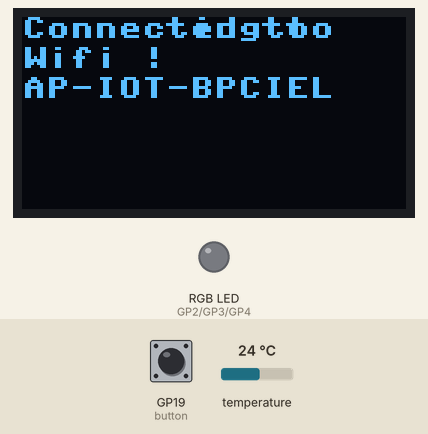
This program was run on a simulated Raspberry Pi Pico running MicroPython. Parts: 128×64 one-colour display, an RGB LED mixed from three pins (HIGH = lit). The test bench sets the inputs (shaded band); at power-on: GP19 (button) HIGH, temperature 24 °C. WiFi joins after 1.5 s; library files of the repository ran but are not shown: ssd1306.py; what the program prints to the serial console is not drawn.

Above: at 3.4 s.
3.5 s: GP19 (button) pulled LOW for 0.15 s
At 7.6 s:
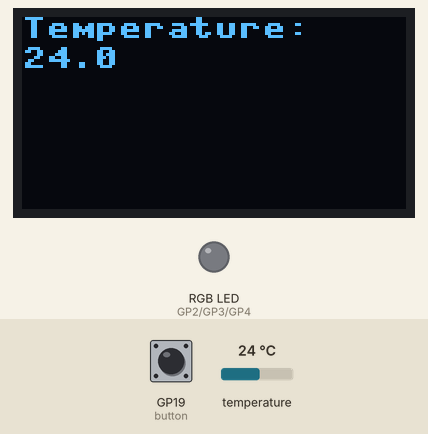
At 12.4 s:
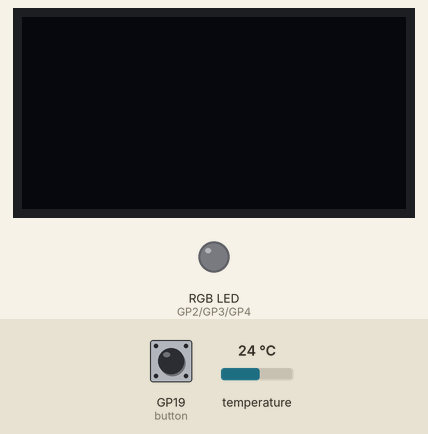
Timing chart, 0 to 12.6 s (numbered marks = the images above; inputs shaded):
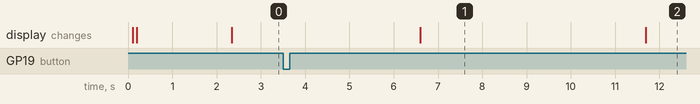

The program:

main.py
```python
# This is the main file of my firmware.
# It while display the temperature from the LM75a sensor on the OLED display. And host a web page to see the temeperature and turn on and off the LEDs.

from machine import Pin, I2C, Timer, PWM
import time
import ujson

from libs.wifi import Wifi
from libs.lm75a import lm75a
from libs.oled import Oled

# Get configuration from config.json
with open('config.json') as f:
    config = ujson.load(f)

# Initialize OLED display
oled = Oled(config['i2c']['scl'], config['i2c']['sda'], config['Oled']['Width'], config['Oled']['Height'])

# Connect to WiFi
oled.text("Connecting to ", 0, 0)
oled.text("Wifi :", 0, 10)
oled.text(config['Wifi']['ssid'], 0, 20)
oled.show()
wifi = Wifi(config['Wifi']['ssid'], config['Wifi']['key'])
wifi.connect()
oled.text("Connected to ", 0, 0)
oled.text("Wifi !", 0, 10)
oled.show()

# Initialize LM75a sensor
lm75a = lm75a(20, 21)

# RGB LED (Pin 2, 3, 4)
led_red = Pin(2, Pin.OUT)
led_green = Pin(3, Pin.OUT)
led_blue = Pin(4, Pin.OUT)
led_red_pwm = PWM(led_red)
led_red_pwm.freq(1000)
led_green_pwm = PWM(led_green)
led_green_pwm.freq(1000)
led_blue_pwm = PWM(led_blue)
led_blue_pwm.freq(1000)

# Button (Pin 19)
button = Pin(19, Pin.IN)

# RGB LED control (0-255)
def led_color(red, green, blue):
    led_red_pwm.duty_u16((65535*red)//255)
    led_green_pwm.duty_u16((65535*green)//255)
    led_blue_pwm.duty_u16((65535*blue)//255)

led_color(0, 0, 0)

def refreshOled(pin):
    print("Button pressed")
    # Display temperature on OLED
    oled.fill(0)
    temperature = lm75a.read()
    oled.text("Temperature:", 0, 0)
    oled.text(str(temperature), 0, 10)
    oled.show()
    time.sleep(5)
    oled.fill(0)
    oled.show()

button.irq(trigger=Pin.IRQ_FALLING, handler=refreshOled)

while True:
    pass
```

wifi.py
```python
"""
This module is used to connect the Raspberry Pi Pico to a WiFi network.
"""

import network
import time


class Wifi:
    def __init__(self: object, ssid: str, key: str):
        self.ssid = ssid
        self.key = key

    def connect(self):
        """
        Connects the Raspberry Pi Pico to the WiFi network.
        """
        sta_if = network.WLAN(network.STA_IF)
        if not sta_if.isconnected():
            print('connecting to network...')
            sta_if.active(True)
            sta_if.connect(self.ssid, self.key)
            attempt = 0
            while not sta_if.isconnected() and attempt < 10:
                print('Attempt', attempt + 1)
                attempt += 1
                time.sleep(1)
            if not sta_if.isconnected():
                print('Failed to connect to network')
                return False
        print('network config:', sta_if.ifconfig())
        return True
```

lm75a.py
```python
"""
Simple library to read temperature from LM75 sensor
"""

from machine import SoftI2C
import time

class lm75a:
    """
    Class to read temperature from LM75 sensor
    """
    def __init__(self, sda, scl, addr=0x48):
        self.i2c = SoftI2C(scl=scl, sda=sda, freq=100000, timeout=5000)
        self.addr = addr

    def read(self):
        """
        Read temperature from LM75 sensor
        """
        try:
            buf = bytearray(1) # création d’un buffer 1 octet
            buf[0] = 0x00 # adresse du registre point
            self.i2c.writeto(0x48, buf) # écriture dans le LM75
            mesure = self.i2c.readfrom(0x48, 2) # lecture

            mesure_int = (mesure[0] << 8) | mesure[1]

            print("temperature en hex:", hex(mesure_int))
            print("temperature en bin:", bin(mesure_int))

            # Convert to 11-bit signed value
            mesure = mesure_int >> 5  # Reduction de 16 à 11 bits

            if (mesure > 1023):
                res = (mesure ^ 0b11111111111)+1
                temperature = - res * 0.125
            else :
                temperature = mesure * 0.125
            print("temperature:",temperature)
            time.sleep(3)
            return temperature
        except Exception as e:
            print('Error reading LM75 sensor:', e)
            return "Error"
```

oled.py
```python
from machine import SoftI2C, Pin
import ssd1306

class Oled:
    """
    Class to interact with the OLED display with a ssd1306 driver.
    """

    def __init__(self, scl: int, sda: int, width: int, height: int):
        """
        Constructor of the class.
        """
        self.i2c = SoftI2C(scl=Pin(scl), sda=Pin(sda), freq=100000, timeout=5000)
        self.oled = ssd1306.SSD1306_I2C(width, height, self.i2c)

    def text(self, text: str, x: int, y: int):
        """
        Display text on the OLED display.
        """
        self.oled.text(text, x, y)

    def show(self):
        """
        Show the content of the OLED display.
        """
        self.oled.show()

    def fill(self, fill: int):
        """
        Fill the OLED display with a color.
        """
        self.oled.fill(fill)
        
```

Measured:
- after the input at 3.5 s, the display: changes after 3.1 s (image 1)
- what the display in image 1 shows lasts 5.1 s, from 6.6 s to 11.7 s
